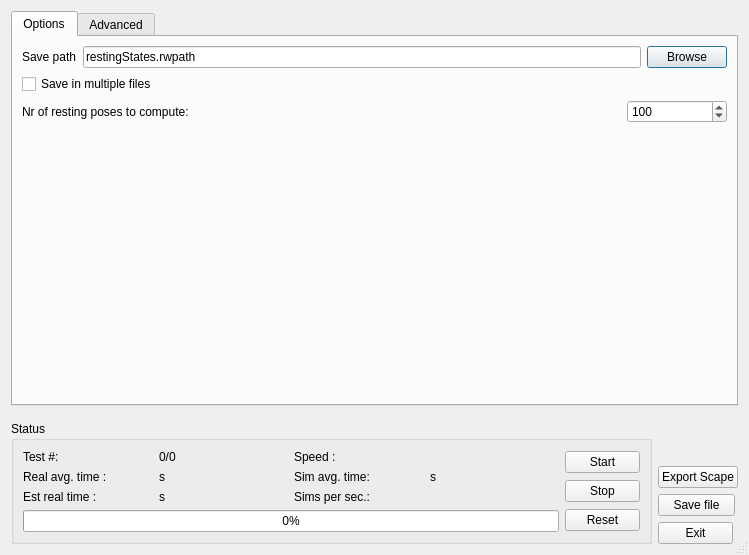
<ui version="4.0" >
 <class>RestingPoseDialog</class>
 <widget class="QDialog" name="RestingPoseDialog" >
  <property name="geometry" >
   <rect>
    <x>0</x>
    <y>0</y>
    <width>749</width>
    <height>555</height>
   </rect>
  </property>
  <property name="windowTitle" >
   <string>Resting pose simulation</string>
  </property>
  <property name="toolTip" >
   <string>&lt;!DOCTYPE HTML PUBLIC "-//W3C//DTD HTML 4.0//EN" "http://www.w3.org/TR/REC-html40/strict.dtd">
&lt;html>&lt;head>&lt;meta name="qrichtext" content="1" />&lt;style type="text/css">
p, li { white-space: pre-wrap; }
&lt;/style>&lt;/head>&lt;body style=" font-family:'MS Shell Dlg 2'; font-size:8.25pt; font-weight:400; font-style:normal;">
&lt;p style="-qt-paragraph-type:empty; margin-top:0px; margin-bottom:0px; margin-left:0px; margin-right:0px; -qt-block-indent:0; text-indent:0px; font-size:8pt;">&lt;/p>&lt;/body>&lt;/html></string>
  </property>
  <property name="sizeGripEnabled" >
   <bool>true</bool>
  </property>
  <property name="modal" >
   <bool>false</bool>
  </property>
  <layout class="QVBoxLayout" name="verticalLayout_5" >
   <item>
    <widget class="QTabWidget" name="tabWidget" >
     <property name="currentIndex" >
      <number>0</number>
     </property>
     <widget class="QWidget" name="tab" >
      <attribute name="title" >
       <string>Options</string>
      </attribute>
      <layout class="QVBoxLayout" name="verticalLayout_7" >
       <item>
        <layout class="QHBoxLayout" name="horizontalLayout_4" >
         <item>
          <widget class="QLabel" name="label_22" >
           <property name="text" >
            <string>Save path</string>
           </property>
          </widget>
         </item>
         <item>
          <widget class="QLineEdit" name="_savePath" >
           <property name="text" >
            <string>restingStates.rwpath</string>
           </property>
          </widget>
         </item>
         <item>
          <widget class="QPushButton" name="_browseBtn" >
           <property name="text" >
            <string>Browse</string>
           </property>
          </widget>
         </item>
        </layout>
       </item>
       <item>
        <widget class="QCheckBox" name="_saveMultipleCheck" >
         <property name="toolTip" >
          <string>If set end states will be saved in 
seperate files with names are
 appended with _XXXXXX

ex:
"filename"_000001
"filename"_000002
"filename"_000003
"filename"_000004
</string>
         </property>
         <property name="text" >
          <string>Save in multiple files</string>
         </property>
        </widget>
       </item>
       <item>
        <layout class="QHBoxLayout" name="horizontalLayout_5" >
         <item>
          <widget class="QLabel" name="label_3" >
           <property name="text" >
            <string>Nr of resting poses to compute: </string>
           </property>
          </widget>
         </item>
         <item>
          <widget class="QSpinBox" name="_nrOfTestsSpin" >
           <property name="maximumSize" >
            <size>
             <width>100</width>
             <height>16777215</height>
            </size>
           </property>
           <property name="toolTip" >
            <string>&lt;!DOCTYPE HTML PUBLIC "-//W3C//DTD HTML 4.0//EN" "http://www.w3.org/TR/REC-html40/strict.dtd">
&lt;html>&lt;head>&lt;meta name="qrichtext" content="1" />&lt;style type="text/css">
p, li { white-space: pre-wrap; }
&lt;/style>&lt;/head>&lt;body style=" font-family:'MS Shell Dlg 2'; font-size:8.25pt; font-weight:400; font-style:normal;">
&lt;p style=" margin-top:0px; margin-bottom:0px; margin-left:0px; margin-right:0px; -qt-block-indent:0; text-indent:0px; font-size:8pt;">The number of simulations that is &lt;/p>
&lt;p style=" margin-top:0px; margin-bottom:0px; margin-left:0px; margin-right:0px; -qt-block-indent:0; text-indent:0px; font-size:8pt;">to be performed.&lt;/p>&lt;/body>&lt;/html></string>
           </property>
           <property name="minimum" >
            <number>1</number>
           </property>
           <property name="maximum" >
            <number>1000000</number>
           </property>
           <property name="value" >
            <number>100</number>
           </property>
          </widget>
         </item>
        </layout>
       </item>
       <item>
        <spacer name="verticalSpacer_4" >
         <property name="orientation" >
          <enum>Qt::Vertical</enum>
         </property>
         <property name="sizeHint" stdset="0" >
          <size>
           <width>20</width>
           <height>40</height>
          </size>
         </property>
        </spacer>
       </item>
      </layout>
     </widget>
     <widget class="QWidget" name="tab_2" >
      <attribute name="title" >
       <string>Advanced</string>
      </attribute>
      <layout class="QVBoxLayout" name="verticalLayout_6" >
       <item>
        <layout class="QHBoxLayout" name="horizontalLayout" >
         <item>
          <layout class="QVBoxLayout" name="verticalLayout" >
           <item>
            <widget class="QGroupBox" name="groupBox_4" >
             <property name="minimumSize" >
              <size>
               <width>280</width>
               <height>171</height>
              </size>
             </property>
             <property name="title" >
              <string>Options</string>
             </property>
             <widget class="QSpinBox" name="_updateRateSpin" >
              <property name="geometry" >
               <rect>
                <x>140</x>
                <y>50</y>
                <width>46</width>
                <height>22</height>
               </rect>
              </property>
              <property name="minimum" >
               <number>10</number>
              </property>
              <property name="maximum" >
               <number>10000</number>
              </property>
              <property name="value" >
               <number>100</number>
              </property>
             </widget>
             <widget class="QCheckBox" name="_forceUpdateCheck" >
              <property name="geometry" >
               <rect>
                <x>10</x>
                <y>50</y>
                <width>131</width>
                <height>21</height>
               </rect>
              </property>
              <property name="toolTip" >
               <string>&lt;html>&lt;head>&lt;meta name="qrichtext" content="1" />&lt;style type="text/css">
p, li { white-space: pre-wrap; }
&lt;/style>&lt;/head>&lt;body style=" font-family:'MS Shell Dlg 2'; font-size:8.25pt; font-weight:400; font-style:normal;">
&lt;p style=" margin-top:0px; margin-bottom:0px; margin-left:0px; margin-right:0px; -qt-block-indent:0; text-indent:0px;">Forces RobWorkStudio to draw the simulated screen at the specified intervals.&lt;/p>&lt;/body>&lt;/html></string>
              </property>
              <property name="text" >
               <string>Force OpenGl update</string>
              </property>
              <property name="checked" >
               <bool>true</bool>
              </property>
             </widget>
             <widget class="QPushButton" name="_simulatorBtn" >
              <property name="geometry" >
               <rect>
                <x>180</x>
                <y>20</y>
                <width>75</width>
                <height>24</height>
               </rect>
              </property>
              <property name="text" >
               <string>Simulator cfg</string>
              </property>
             </widget>
             <widget class="QCheckBox" name="checkBox" >
              <property name="geometry" >
               <rect>
                <x>10</x>
                <y>20</y>
                <width>131</width>
                <height>21</height>
               </rect>
              </property>
              <property name="toolTip" >
               <string>&lt;html>&lt;head>&lt;meta name="qrichtext" content="1" />&lt;style type="text/css">
p, li { white-space: pre-wrap; }
&lt;/style>&lt;/head>&lt;body style=" font-family:'MS Shell Dlg 2'; font-size:8.25pt; font-weight:400; font-style:normal;">
&lt;p style=" margin-top:0px; margin-bottom:0px; margin-left:0px; margin-right:0px; -qt-block-indent:0; text-indent:0px;">Records not only the end state but also the intermidiate states such that it is possible to playback all simulations afterwards.&lt;/p>&lt;/body>&lt;/html></string>
              </property>
              <property name="text" >
               <string>Record complete state</string>
              </property>
             </widget>
             <widget class="QCheckBox" name="checkBox_2" >
              <property name="geometry" >
               <rect>
                <x>10</x>
                <y>90</y>
                <width>161</width>
                <height>21</height>
               </rect>
              </property>
              <property name="toolTip" >
               <string>&lt;html>&lt;head>&lt;meta name="qrichtext" content="1" />&lt;style type="text/css">
p, li { white-space: pre-wrap; }
&lt;/style>&lt;/head>&lt;body style=" font-family:'MS Shell Dlg 2'; font-size:8.25pt; font-weight:400; font-style:normal;">
&lt;p style=" margin-top:0px; margin-bottom:0px; margin-left:0px; margin-right:0px; -qt-block-indent:0; text-indent:0px; font-size:8pt;">The quality of the support pose is based on a 6D wrench space calculation of the supporting "grasp".&lt;/p>&lt;/body>&lt;/html></string>
              </property>
              <property name="text" >
               <string>Log quality of support pose</string>
              </property>
             </widget>
             <widget class="QCheckBox" name="_onlyShowRestBox" >
              <property name="geometry" >
               <rect>
                <x>10</x>
                <y>70</y>
                <width>191</width>
                <height>19</height>
               </rect>
              </property>
              <property name="text" >
               <string>Only show resting configuration</string>
              </property>
             </widget>
            </widget>
           </item>
           <item>
            <widget class="QGroupBox" name="groupBox_5" >
             <property name="minimumSize" >
              <size>
               <width>280</width>
               <height>170</height>
              </size>
             </property>
             <property name="title" >
              <string>Random start configuration of objects</string>
             </property>
             <widget class="QLabel" name="label_5" >
              <property name="geometry" >
               <rect>
                <x>10</x>
                <y>30</y>
                <width>31</width>
                <height>21</height>
               </rect>
              </property>
              <property name="text" >
               <string>Roll:</string>
              </property>
             </widget>
             <widget class="QSpinBox" name="_lowRollSpin" >
              <property name="geometry" >
               <rect>
                <x>50</x>
                <y>30</y>
                <width>46</width>
                <height>22</height>
               </rect>
              </property>
              <property name="minimum" >
               <number>-180</number>
              </property>
              <property name="maximum" >
               <number>180</number>
              </property>
              <property name="value" >
               <number>-180</number>
              </property>
             </widget>
             <widget class="QSpinBox" name="_highRollSpin" >
              <property name="geometry" >
               <rect>
                <x>100</x>
                <y>30</y>
                <width>46</width>
                <height>22</height>
               </rect>
              </property>
              <property name="minimum" >
               <number>-180</number>
              </property>
              <property name="maximum" >
               <number>180</number>
              </property>
              <property name="value" >
               <number>180</number>
              </property>
             </widget>
             <widget class="QSpinBox" name="_highPitchSpin" >
              <property name="geometry" >
               <rect>
                <x>100</x>
                <y>60</y>
                <width>46</width>
                <height>22</height>
               </rect>
              </property>
              <property name="minimum" >
               <number>-180</number>
              </property>
              <property name="maximum" >
               <number>180</number>
              </property>
              <property name="value" >
               <number>180</number>
              </property>
             </widget>
             <widget class="QSpinBox" name="_lowPitchSpin" >
              <property name="geometry" >
               <rect>
                <x>50</x>
                <y>60</y>
                <width>46</width>
                <height>22</height>
               </rect>
              </property>
              <property name="minimum" >
               <number>-180</number>
              </property>
              <property name="maximum" >
               <number>180</number>
              </property>
              <property name="value" >
               <number>-180</number>
              </property>
             </widget>
             <widget class="QSpinBox" name="_lowYawSpin" >
              <property name="geometry" >
               <rect>
                <x>50</x>
                <y>90</y>
                <width>46</width>
                <height>22</height>
               </rect>
              </property>
              <property name="minimum" >
               <number>-180</number>
              </property>
              <property name="maximum" >
               <number>180</number>
              </property>
              <property name="value" >
               <number>-180</number>
              </property>
             </widget>
             <widget class="QSpinBox" name="_highYawSpin" >
              <property name="geometry" >
               <rect>
                <x>100</x>
                <y>90</y>
                <width>46</width>
                <height>22</height>
               </rect>
              </property>
              <property name="minimum" >
               <number>-180</number>
              </property>
              <property name="maximum" >
               <number>180</number>
              </property>
              <property name="value" >
               <number>180</number>
              </property>
             </widget>
             <widget class="QLabel" name="label_6" >
              <property name="geometry" >
               <rect>
                <x>10</x>
                <y>60</y>
                <width>46</width>
                <height>21</height>
               </rect>
              </property>
              <property name="text" >
               <string>Pitch:</string>
              </property>
             </widget>
             <widget class="QLabel" name="label_7" >
              <property name="geometry" >
               <rect>
                <x>10</x>
                <y>90</y>
                <width>46</width>
                <height>21</height>
               </rect>
              </property>
              <property name="text" >
               <string>Yaw:</string>
              </property>
             </widget>
             <widget class="QLabel" name="label_8" >
              <property name="geometry" >
               <rect>
                <x>170</x>
                <y>30</y>
                <width>16</width>
                <height>21</height>
               </rect>
              </property>
              <property name="text" >
               <string>X:</string>
              </property>
             </widget>
             <widget class="QLabel" name="label_9" >
              <property name="geometry" >
               <rect>
                <x>170</x>
                <y>60</y>
                <width>16</width>
                <height>21</height>
               </rect>
              </property>
              <property name="text" >
               <string>Y:</string>
              </property>
             </widget>
             <widget class="QLabel" name="label_10" >
              <property name="geometry" >
               <rect>
                <x>170</x>
                <y>90</y>
                <width>16</width>
                <height>21</height>
               </rect>
              </property>
              <property name="text" >
               <string>Z:</string>
              </property>
             </widget>
             <widget class="QDoubleSpinBox" name="doubleSpinBox" >
              <property name="geometry" >
               <rect>
                <x>190</x>
                <y>30</y>
                <width>62</width>
                <height>22</height>
               </rect>
              </property>
             </widget>
             <widget class="QDoubleSpinBox" name="doubleSpinBox_2" >
              <property name="geometry" >
               <rect>
                <x>190</x>
                <y>60</y>
                <width>62</width>
                <height>22</height>
               </rect>
              </property>
             </widget>
             <widget class="QDoubleSpinBox" name="doubleSpinBox_3" >
              <property name="geometry" >
               <rect>
                <x>190</x>
                <y>90</y>
                <width>62</width>
                <height>22</height>
               </rect>
              </property>
             </widget>
             <widget class="QCheckBox" name="_colFreeStart" >
              <property name="geometry" >
               <rect>
                <x>10</x>
                <y>120</y>
                <width>131</width>
                <height>21</height>
               </rect>
              </property>
              <property name="text" >
               <string>Collision free start cfg.</string>
              </property>
             </widget>
            </widget>
           </item>
          </layout>
         </item>
         <item>
          <widget class="QGroupBox" name="groupBox_2" >
           <property name="minimumSize" >
            <size>
             <width>201</width>
             <height>0</height>
            </size>
           </property>
           <property name="title" >
            <string>Stop criteria</string>
           </property>
           <widget class="QSpinBox" name="_nrOfThreadsSpin" >
            <property name="geometry" >
             <rect>
              <x>110</x>
              <y>50</y>
              <width>61</width>
              <height>22</height>
             </rect>
            </property>
            <property name="toolTip" >
             <string>&lt;!DOCTYPE HTML PUBLIC "-//W3C//DTD HTML 4.0//EN" "http://www.w3.org/TR/REC-html40/strict.dtd">
&lt;html>&lt;head>&lt;meta name="qrichtext" content="1" />&lt;style type="text/css">
p, li { white-space: pre-wrap; }
&lt;/style>&lt;/head>&lt;body style=" font-family:'MS Shell Dlg 2'; font-size:8.25pt; font-weight:400; font-style:normal;">
&lt;p style=" margin-top:0px; margin-bottom:0px; margin-left:0px; margin-right:0px; -qt-block-indent:0; text-indent:0px; font-size:8pt;">The nr of simulations that will&lt;/p>
&lt;p style=" margin-top:0px; margin-bottom:0px; margin-left:0px; margin-right:0px; -qt-block-indent:0; text-indent:0px; font-size:8pt;"> be performed in parallel. &lt;/p>
&lt;p style=" margin-top:0px; margin-bottom:0px; margin-left:0px; margin-right:0px; -qt-block-indent:0; text-indent:0px; font-size:8pt;">Should not exeed the nr of &lt;/p>
&lt;p style=" margin-top:0px; margin-bottom:0px; margin-left:0px; margin-right:0px; -qt-block-indent:0; text-indent:0px; font-size:8pt;">processors on the current PC.&lt;/p>&lt;/body>&lt;/html></string>
            </property>
            <property name="minimum" >
             <number>1</number>
            </property>
           </widget>
           <widget class="QLabel" name="label_4" >
            <property name="geometry" >
             <rect>
              <x>10</x>
              <y>50</y>
              <width>118</width>
              <height>21</height>
             </rect>
            </property>
            <property name="text" >
             <string>Nr of threads:</string>
            </property>
           </widget>
           <widget class="QDoubleSpinBox" name="_linVelSpin" >
            <property name="geometry" >
             <rect>
              <x>111</x>
              <y>80</y>
              <width>71</width>
              <height>22</height>
             </rect>
            </property>
            <property name="toolTip" >
             <string>Objects must have an linear 
velocity below this value, before
it is considered to be 
resting.</string>
            </property>
            <property name="decimals" >
             <number>3</number>
            </property>
            <property name="minimum" >
             <double>0.001000000000000</double>
            </property>
            <property name="maximum" >
             <double>1.000000000000000</double>
            </property>
            <property name="singleStep" >
             <double>0.010000000000000</double>
            </property>
            <property name="value" >
             <double>0.050000000000000</double>
            </property>
           </widget>
           <widget class="QLabel" name="label_11" >
            <property name="geometry" >
             <rect>
              <x>10</x>
              <y>80</y>
              <width>71</width>
              <height>21</height>
             </rect>
            </property>
            <property name="text" >
             <string>Min linear vel:</string>
            </property>
           </widget>
           <widget class="QLabel" name="label_12" >
            <property name="geometry" >
             <rect>
              <x>10</x>
              <y>110</y>
              <width>81</width>
              <height>21</height>
             </rect>
            </property>
            <property name="text" >
             <string>Min angular vel:</string>
            </property>
           </widget>
           <widget class="QDoubleSpinBox" name="_angVelSpin" >
            <property name="geometry" >
             <rect>
              <x>111</x>
              <y>110</y>
              <width>71</width>
              <height>22</height>
             </rect>
            </property>
            <property name="toolTip" >
             <string>Objects must have an angular 
velocity below this value, before
it is considered to be 
resting.</string>
            </property>
            <property name="decimals" >
             <number>3</number>
            </property>
            <property name="minimum" >
             <double>0.001000000000000</double>
            </property>
            <property name="maximum" >
             <double>1.000000000000000</double>
            </property>
            <property name="singleStep" >
             <double>0.010000000000000</double>
            </property>
            <property name="value" >
             <double>0.050000000000000</double>
            </property>
           </widget>
           <widget class="QLabel" name="label_13" >
            <property name="geometry" >
             <rect>
              <x>10</x>
              <y>140</y>
              <width>81</width>
              <height>21</height>
             </rect>
            </property>
            <property name="text" >
             <string>Min linear acc:</string>
            </property>
           </widget>
           <widget class="QLabel" name="label_14" >
            <property name="geometry" >
             <rect>
              <x>10</x>
              <y>170</y>
              <width>91</width>
              <height>21</height>
             </rect>
            </property>
            <property name="text" >
             <string>Min angular acc:</string>
            </property>
           </widget>
           <widget class="QDoubleSpinBox" name="_linAccSpin" >
            <property name="geometry" >
             <rect>
              <x>111</x>
              <y>140</y>
              <width>71</width>
              <height>22</height>
             </rect>
            </property>
            <property name="decimals" >
             <number>3</number>
            </property>
            <property name="minimum" >
             <double>0.000000000000000</double>
            </property>
            <property name="maximum" >
             <double>1.000000000000000</double>
            </property>
            <property name="singleStep" >
             <double>0.000001000000000</double>
            </property>
            <property name="value" >
             <double>0.000000000000000</double>
            </property>
           </widget>
           <widget class="QDoubleSpinBox" name="_angAccSpin" >
            <property name="geometry" >
             <rect>
              <x>111</x>
              <y>170</y>
              <width>71</width>
              <height>22</height>
             </rect>
            </property>
            <property name="decimals" >
             <number>3</number>
            </property>
            <property name="minimum" >
             <double>0.000000000000000</double>
            </property>
            <property name="maximum" >
             <double>1.000000000000000</double>
            </property>
            <property name="singleStep" >
             <double>0.000001000000000</double>
            </property>
            <property name="value" >
             <double>0.000000000000000</double>
            </property>
           </widget>
           <widget class="QDoubleSpinBox" name="_minRestTimeSpin" >
            <property name="geometry" >
             <rect>
              <x>120</x>
              <y>200</y>
              <width>62</width>
              <height>22</height>
             </rect>
            </property>
            <property name="toolTip" >
             <string>&lt;!DOCTYPE HTML PUBLIC "-//W3C//DTD HTML 4.0//EN" "http://www.w3.org/TR/REC-html40/strict.dtd">
&lt;html>&lt;head>&lt;meta name="qrichtext" content="1" />&lt;style type="text/css">
p, li { white-space: pre-wrap; }
&lt;/style>&lt;/head>&lt;body style=" font-family:'MS Shell Dlg 2'; font-size:8.25pt; font-weight:400; font-style:normal;">
&lt;p style=" margin-top:0px; margin-bottom:0px; margin-left:0px; margin-right:0px; -qt-block-indent:0; text-indent:0px; font-size:8pt;"> The minimum of time that the &lt;/p>
&lt;p style=" margin-top:0px; margin-bottom:0px; margin-left:0px; margin-right:0px; -qt-block-indent:0; text-indent:0px; font-size:8pt;">other stop criterias must be &lt;/p>
&lt;p style=" margin-top:0px; margin-bottom:0px; margin-left:0px; margin-right:0px; -qt-block-indent:0; text-indent:0px; font-size:8pt;">true before this stop criteria &lt;/p>
&lt;p style=" margin-top:0px; margin-bottom:0px; margin-left:0px; margin-right:0px; -qt-block-indent:0; text-indent:0px; font-size:8pt;">becomes true.&lt;/p>
&lt;p style=" margin-top:0px; margin-bottom:0px; margin-left:0px; margin-right:0px; -qt-block-indent:0; text-indent:0px; font-size:8pt;"> Time is in seconds&lt;/p>
&lt;p style=" margin-top:0px; margin-bottom:0px; margin-left:0px; margin-right:0px; -qt-block-indent:0; text-indent:0px; font-size:8pt;"> &lt;/p>&lt;/body>&lt;/html></string>
            </property>
            <property name="singleStep" >
             <double>0.010000000000000</double>
            </property>
            <property name="value" >
             <double>0.200000000000000</double>
            </property>
           </widget>
           <widget class="QLabel" name="label_15" >
            <property name="geometry" >
             <rect>
              <x>10</x>
              <y>200</y>
              <width>81</width>
              <height>21</height>
             </rect>
            </property>
            <property name="text" >
             <string>Min resting time:</string>
            </property>
           </widget>
           <widget class="QDoubleSpinBox" name="_maxRunningTimeSpin" >
            <property name="geometry" >
             <rect>
              <x>120</x>
              <y>230</y>
              <width>62</width>
              <height>22</height>
             </rect>
            </property>
            <property name="toolTip" >
             <string>&lt;!DOCTYPE HTML PUBLIC "-//W3C//DTD HTML 4.0//EN" "http://www.w3.org/TR/REC-html40/strict.dtd">
&lt;html>&lt;head>&lt;meta name="qrichtext" content="1" />&lt;style type="text/css">
p, li { white-space: pre-wrap; }
&lt;/style>&lt;/head>&lt;body style=" font-family:'MS Shell Dlg 2'; font-size:8.25pt; font-weight:400; font-style:normal;">
&lt;p style=" margin-top:0px; margin-bottom:0px; margin-left:0px; margin-right:0px; -qt-block-indent:0; text-indent:0px; font-size:8pt;">The maximum running time &lt;/p>
&lt;p style=" margin-top:0px; margin-bottom:0px; margin-left:0px; margin-right:0px; -qt-block-indent:0; text-indent:0px; font-size:8pt;">allowed. If this time is exceeded &lt;/p>
&lt;p style=" margin-top:0px; margin-bottom:0px; margin-left:0px; margin-right:0px; -qt-block-indent:0; text-indent:0px; font-size:8pt;">the one test will not be saved.&lt;/p>&lt;/body>&lt;/html></string>
            </property>
            <property name="maximum" >
             <double>999.990000000000009</double>
            </property>
            <property name="value" >
             <double>50.000000000000000</double>
            </property>
           </widget>
           <widget class="QLabel" name="label_16" >
            <property name="geometry" >
             <rect>
              <x>10</x>
              <y>230</y>
              <width>91</width>
              <height>21</height>
             </rect>
            </property>
            <property name="text" >
             <string>Timeout</string>
            </property>
           </widget>
           <widget class="QDoubleSpinBox" name="_minTimeValidSpin" >
            <property name="geometry" >
             <rect>
              <x>120</x>
              <y>260</y>
              <width>62</width>
              <height>22</height>
             </rect>
            </property>
            <property name="toolTip" >
             <string>The minimum time that the simulation 
has too run before the other stop 
criterias are evaluated.</string>
            </property>
            <property name="minimum" >
             <double>0.100000000000000</double>
            </property>
           </widget>
           <widget class="QLabel" name="label_17" >
            <property name="geometry" >
             <rect>
              <x>10</x>
              <y>260</y>
              <width>101</width>
              <height>21</height>
             </rect>
            </property>
            <property name="text" >
             <string>Min time before valid</string>
            </property>
           </widget>
          </widget>
         </item>
        </layout>
       </item>
      </layout>
     </widget>
    </widget>
   </item>
   <item>
    <spacer name="verticalSpacer_2" >
     <property name="orientation" >
      <enum>Qt::Vertical</enum>
     </property>
     <property name="sizeHint" stdset="0" >
      <size>
       <width>20</width>
       <height>40</height>
      </size>
     </property>
    </spacer>
   </item>
   <item>
    <layout class="QHBoxLayout" name="horizontalLayout_2" >
     <item>
      <widget class="QGroupBox" name="groupBox" >
       <property name="minimumSize" >
        <size>
         <width>369</width>
         <height>0</height>
        </size>
       </property>
       <property name="title" >
        <string>Status</string>
       </property>
       <layout class="QHBoxLayout" name="horizontalLayout_3" >
        <item>
         <layout class="QVBoxLayout" name="verticalLayout_3" >
          <item>
           <layout class="QGridLayout" name="gridLayout" >
            <item row="0" column="0" >
             <widget class="QLabel" name="label_18" >
              <property name="text" >
               <string>Test #: </string>
              </property>
             </widget>
            </item>
            <item row="0" column="1" >
             <widget class="QLabel" name="_testsLeftLbl" >
              <property name="text" >
               <string>0/0</string>
              </property>
             </widget>
            </item>
            <item row="1" column="0" >
             <widget class="QLabel" name="label_2" >
              <property name="toolTip" >
               <string>&lt;html>&lt;head>&lt;meta name="qrichtext" content="1" />&lt;style type="text/css">
p, li { white-space: pre-wrap; }
&lt;/style>&lt;/head>&lt;body style=" font-family:'MS Shell Dlg 2'; font-size:8.25pt; font-weight:400; font-style:normal;">
&lt;p style=" margin-top:0px; margin-bottom:0px; margin-left:0px; margin-right:0px; -qt-block-indent:0; text-indent:0px;">The average time per test in miliseconds.&lt;/p>&lt;/body>&lt;/html></string>
              </property>
              <property name="text" >
               <string>Real avg. time : </string>
              </property>
             </widget>
            </item>
            <item row="1" column="1" >
             <widget class="QLabel" name="_avgTimePerTestLbl" >
              <property name="text" >
               <string>s</string>
              </property>
             </widget>
            </item>
            <item row="2" column="0" >
             <widget class="QLabel" name="label" >
              <property name="text" >
               <string>Est real time : </string>
              </property>
             </widget>
            </item>
            <item row="2" column="1" >
             <widget class="QLabel" name="_estimatedTimeLeftLbl" >
              <property name="text" >
               <string>s</string>
              </property>
             </widget>
            </item>
            <item row="0" column="2" >
             <widget class="QLabel" name="label_21" >
              <property name="text" >
               <string>Speed :</string>
              </property>
             </widget>
            </item>
            <item row="0" column="3" >
             <widget class="QLabel" name="_simSpeedLbl" >
              <property name="text" >
               <string/>
              </property>
             </widget>
            </item>
            <item row="1" column="2" >
             <widget class="QLabel" name="label_19" >
              <property name="text" >
               <string>Sim avg. time:</string>
              </property>
             </widget>
            </item>
            <item row="1" column="3" >
             <widget class="QLabel" name="_avgSimTimeLbl" >
              <property name="text" >
               <string>s</string>
              </property>
             </widget>
            </item>
            <item row="2" column="2" >
             <widget class="QLabel" name="label_20" >
              <property name="text" >
               <string>Sims per sec.:</string>
              </property>
             </widget>
            </item>
            <item row="2" column="3" >
             <widget class="QLabel" name="_simsPerSecLbl" >
              <property name="text" >
               <string/>
              </property>
             </widget>
            </item>
           </layout>
          </item>
          <item>
           <widget class="QProgressBar" name="_simProgress" >
            <property name="value" >
             <number>0</number>
            </property>
            <property name="orientation" >
             <enum>Qt::Horizontal</enum>
            </property>
           </widget>
          </item>
         </layout>
        </item>
        <item>
         <layout class="QVBoxLayout" name="verticalLayout_4" >
          <item>
           <widget class="QPushButton" name="_startBtn" >
            <property name="maximumSize" >
             <size>
              <width>75</width>
              <height>16777215</height>
             </size>
            </property>
            <property name="text" >
             <string>Start</string>
            </property>
           </widget>
          </item>
          <item>
           <widget class="QPushButton" name="_stopBtn" >
            <property name="maximumSize" >
             <size>
              <width>75</width>
              <height>16777215</height>
             </size>
            </property>
            <property name="text" >
             <string>Stop</string>
            </property>
           </widget>
          </item>
          <item>
           <widget class="QPushButton" name="_resetBtn" >
            <property name="maximumSize" >
             <size>
              <width>75</width>
              <height>16777215</height>
             </size>
            </property>
            <property name="text" >
             <string>Reset</string>
            </property>
           </widget>
          </item>
         </layout>
        </item>
       </layout>
      </widget>
     </item>
     <item>
      <layout class="QVBoxLayout" name="verticalLayout_2" >
       <item>
        <spacer name="verticalSpacer" >
         <property name="orientation" >
          <enum>Qt::Vertical</enum>
         </property>
         <property name="sizeHint" stdset="0" >
          <size>
           <width>20</width>
           <height>40</height>
          </size>
         </property>
        </spacer>
       </item>
       <item>
        <widget class="QPushButton" name="_scapeBtn" >
         <property name="text" >
          <string>Export Scape</string>
         </property>
        </widget>
       </item>
       <item>
        <widget class="QPushButton" name="_saveBtn1" >
         <property name="maximumSize" >
          <size>
           <width>77</width>
           <height>16777215</height>
          </size>
         </property>
         <property name="text" >
          <string>Save file</string>
         </property>
        </widget>
       </item>
       <item>
        <widget class="QPushButton" name="_exitBtn" >
         <property name="maximumSize" >
          <size>
           <width>75</width>
           <height>24</height>
          </size>
         </property>
         <property name="text" >
          <string>Exit</string>
         </property>
        </widget>
       </item>
      </layout>
     </item>
    </layout>
   </item>
  </layout>
  <action name="actionBum" >
   <property name="text" >
    <string>bum</string>
   </property>
  </action>
 </widget>
 <tabstops>
  <tabstop>checkBox</tabstop>
  <tabstop>_forceUpdateCheck</tabstop>
  <tabstop>_updateRateSpin</tabstop>
  <tabstop>_onlyShowRestBox</tabstop>
  <tabstop>checkBox_2</tabstop>
  <tabstop>_simulatorBtn</tabstop>
  <tabstop>_lowRollSpin</tabstop>
  <tabstop>_highRollSpin</tabstop>
  <tabstop>_lowPitchSpin</tabstop>
  <tabstop>_highPitchSpin</tabstop>
  <tabstop>_lowYawSpin</tabstop>
  <tabstop>_highYawSpin</tabstop>
  <tabstop>doubleSpinBox</tabstop>
  <tabstop>doubleSpinBox_2</tabstop>
  <tabstop>doubleSpinBox_3</tabstop>
  <tabstop>_colFreeStart</tabstop>
  <tabstop>_nrOfThreadsSpin</tabstop>
  <tabstop>_linVelSpin</tabstop>
  <tabstop>_angVelSpin</tabstop>
  <tabstop>_linAccSpin</tabstop>
  <tabstop>_angAccSpin</tabstop>
  <tabstop>_minRestTimeSpin</tabstop>
  <tabstop>_maxRunningTimeSpin</tabstop>
  <tabstop>_minTimeValidSpin</tabstop>
  <tabstop>_stopBtn</tabstop>
  <tabstop>_resetBtn</tabstop>
  <tabstop>_saveBtn1</tabstop>
  <tabstop>_exitBtn</tabstop>
 </tabstops>
 <resources/>
 <connections>
  <connection>
   <sender>_exitBtn</sender>
   <signal>clicked()</signal>
   <receiver>RestingPoseDialog</receiver>
   <slot>accept()</slot>
   <hints>
    <hint type="sourcelabel" >
     <x>437</x>
     <y>411</y>
    </hint>
    <hint type="destinationlabel" >
     <x>240</x>
     <y>217</y>
    </hint>
   </hints>
  </connection>
 </connections>
</ui>
